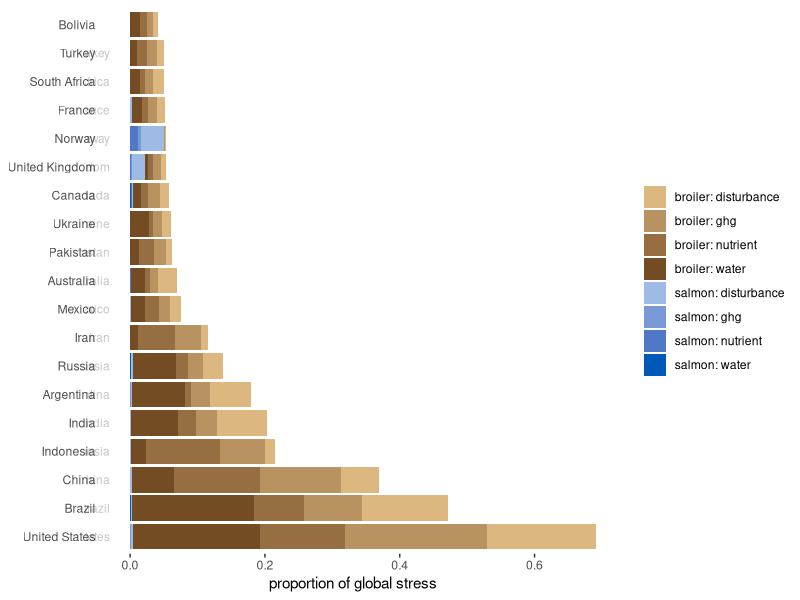

The R source for this figure:
## ---- chunk 1

library(tidyverse)
library(ggplot2)
library(here)

un_geopolitical <- read_csv(here("_spatial/output/UNSD_Methodology.csv")) %>%
  dplyr::select(iso3c, georegion=Region_Name)

rgn_names <- read_csv(here("_spatial/output/master_rgns.csv")) %>%
  rename(land_area_km2 = area_km2)
eez_rgns <- read_csv(here("_spatial/output/eez_rgns.csv")) %>%
  rename(eez_area_km2 = area_km2)

rescaling_values <- read_csv(here("_analysis/step4_stressor_rescaling.csv")) 


## ---- chunk 2

# summarize to get country/global totals
pressures <- read_csv(here("_analysis/data/zonal_extract/sum_pressures_country.csv"))  %>%
    filter(!is.na(Country)) %>% ## Antarctica
  group_by(Country, iso3c, animal_system, stressor) %>%
  summarize(country_system_stressor = sum(value, na.rm=TRUE)) %>%
  left_join(rescaling_values, by="stressor") %>%
  rowwise() %>%
  mutate(prop_country_system_stressor = country_system_stressor/global_total) %>%
left_join(un_geopolitical, by="iso3c") %>%
  select(Country, iso3c, animal_system, stressor, prop_country_system_stressor, georegion)

# now determine country percentages relative to global totals
rank_rgn <- pressures %>%
  group_by(iso3c, Country, georegion) %>%
  mutate(prop_cumulative = sum(prop_country_system_stressor)) %>%
  select(iso3c, Country, georegion, prop_cumulative) %>%
  unique()%>%
  ungroup() %>%
   arrange(-prop_cumulative) %>%
  mutate(cumulative_prop_cumulative = cumsum(prop_cumulative)) 

sum(rank_rgn$prop_cumulative) # should be a bit less than four because it doesn't include the open ocean


rank_georgn <- rank_rgn %>%
  group_by(georegion) %>%
  summarize(mean_prop_cumulative = mean(prop_cumulative),
            count = length(prop_cumulative)) %>%
  ungroup() %>%
  data.frame() %>%
  arrange(mean_prop_cumulative)

rank_rgn$georegion <- factor(rank_rgn$georegion, levels=rank_georgn$georegion)
pressures$georegion <- factor(pressures$georegion, levels=rank_georgn$georegion)
pressures$Country <- factor(pressures$Country, levels=rank_rgn$Country)

# modify region names to be shorter
pressures <- pressures %>%
  mutate(rgn_name_short = Country, 
         rgn_name_short = gsub("Islands", "Isl", rgn_name_short),
         rgn_name_short = gsub("Island", "Isl", rgn_name_short),
         rgn_name_short = gsub("Democratic", "Dem", rgn_name_short),
         rgn_name_short = gsub("Republic", "Rep", rgn_name_short),
         rgn_name_short = gsub("South", "S", rgn_name_short),
         rgn_name_short = gsub("American", "Am", rgn_name_short),
         rgn_name_short = gsub("the United States", "US", rgn_name_short),
         rgn_name_short = gsub("Territory", "Terr", rgn_name_short),
         rgn_name_short = gsub("Saint", "St", rgn_name_short),
         rgn_name_short = gsub(" and ", " & ", rgn_name_short),
         rgn_name_short = gsub("Republique", "Rep", rgn_name_short),
         rgn_name_short = gsub("Dem Rep of the", "Dem Rep of", rgn_name_short),
         rgn_name_short = gsub("Georgia and the", "Georgia and", rgn_name_short),
         rgn_name_short = gsub("St Vincent and the", "St Vincent and", rgn_name_short),
         rgn_name_short = gsub("Howland Isl & Baker Isl", "Howland & Baker Isl", rgn_name_short),
         rgn_name_short = gsub("Northern", "N", rgn_name_short), 
         rgn_name_short = gsub("Reunion", "Reunion", rgn_name_short)) %>%
  arrange(Country)

## ---- chunk 3

myPalette <- c(colorRampPalette(c("#DCB881", "#754D24"), space="Lab")(4),          #chicken browns
               colorRampPalette(c("#9DBCE5", "#005AB8"), space="Lab")(4))         #salmon blues
cutoff_value <- 3 # 75
## ---- chunk 4
lower_regions <- filter(rank_rgn, cumulative_prop_cumulative > cutoff_value)
lower_pressures <- pressures %>%
  filter(Country %in% lower_regions$Country) 

cutoff_country <- lower_pressures[1, "iso3c"]


## ---- chunk 5

higher_regions <- filter(rank_rgn, cumulative_prop_cumulative <= cutoff_value)

pressures_adj_bar <- pressures %>%
  filter(Country %in% higher_regions$Country) %>%
  rbind(filter(pressures, iso3c==cutoff_country$iso3c)) %>%
  rowwise() %>%
  mutate(source_name = paste(animal_system, stressor, sep=": "))
length(unique(pressures_adj_bar))
# color for region labels
#rank_rgn_adj_bar <- rank_rgn %>%
#  mutate(Country = factor(Country, unique(Country))) %>%
#  mutate(georegion = factor(georegion, unique(georegion))) %>%
#  mutate(color = "black") %>%
#  mutate(color = ifelse(is.na(prop_country_system_stressor), "white", color))%>%
#  mutate(color = ifelse(iso3c %in% highest_country$iso3c, "red", color)) %>%
#  arrange(Country)




## some theme stuff to make the plot look nice

bar_theme <- theme(#axis.line=element_blank(),
                  #    axis.text.y=element_blank(),
                      axis.ticks.y=element_blank(),
                #      axis.title.x=element_blank(),
                      axis.title.y=element_blank(),
                  #    legend.position="none",
                      panel.background=element_blank(),
                      panel.border=element_blank(),
                      panel.grid.major=element_blank(),
                      panel.grid.minor=element_blank(),
                      plot.background=element_blank(),
                      axis.text.y = element_text(margin = margin(r= -10)),
                      legend.title = element_blank()
                  #    axis.text.x = element_blank()
              )

# handy: x=reorder(Country, desc(Country))

p <- ggplot(data=pressures_adj_bar, aes(x=Country, y=prop_country_system_stressor, fill=source_name)) + 
  
  geom_bar(stat="identity") +
  ylab("proportion of global stress") +
  ## this adjust the inner circle size (ymin) and outer circle size (ymax), which can be expanded to include names
  # geom_errorbar(aes(
  #     x     = 1, 
  #     ymin  = -1.5,   
  #     ymax  = 3), 
  #     alpha = 0) +
  
  # geom_errorbar(aes(
  #     y     = -2, 
  #     xmin  = -1,   
  #     xmax  = -1), 
  #     alpha = 0) +
  
      # Country name text placement
     geom_text(
       data = higher_regions,
       aes(y = -0.03,
           x = 1:length(Country),
           label = Country),
       inherit.aes = FALSE,
  # #    fontface = "bold",
       alpha = 0.9,
       size = 3,
       color = "gray",
       hjust = 1) +

   # Scale bar annotation, this adds the y-axis numbers
     # annotate(
     #   "text",
     #   x     = c(-0.025, -0.025, -0.025, -0.025),
     #   y     = c(0, 1, 2, 3),
     #   label = c(0, 1, 2, 3),
     #   color = "darkgray", size = 3) +

  scale_colour_identity() +
  scale_fill_manual(values=myPalette) +
    coord_flip() +
bar_theme

#p
ggsave(here('_analysis/figures/circular_plots/feed_farm_marine_land_barplot_absolute.png'), height=6, width=5, units=c("in"), bg="transparent")


